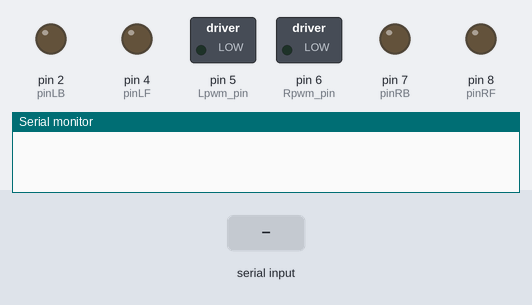
Simulated run of this sketch. Board: Arduino Uno, built with avr-gcc and run on an emulated ATmega328P. Shown: switched loads named in the sketch (green lamp = pin HIGH), output pins drawn as LEDs (lit = HIGH), the last lines printed to the serial monitor. The inputs (shaded band) are chosen by the test bench.

Above: at 1.2 s.
1.3 s: "f" received over Serial
At 2.0 s:
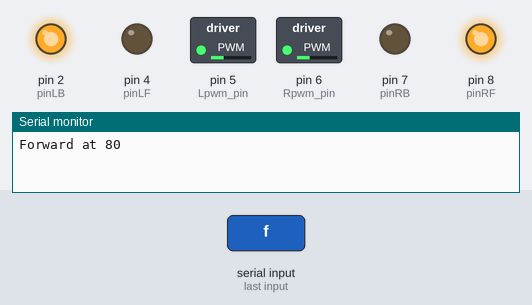
2.8 s: "b" received over Serial
At 3.2 s:
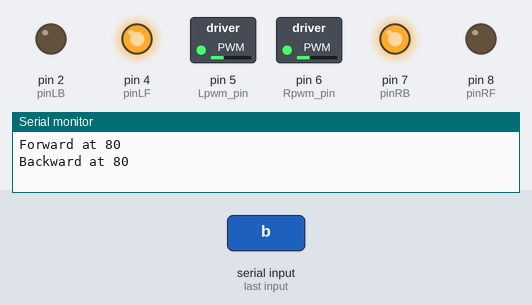
4.3 s: "l" received over Serial
At 5.5 s:
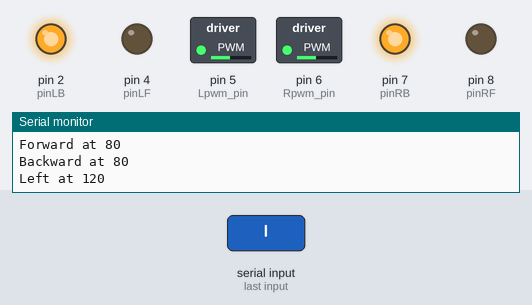
5.8 s: "r" received over Serial
At 6.6 s:
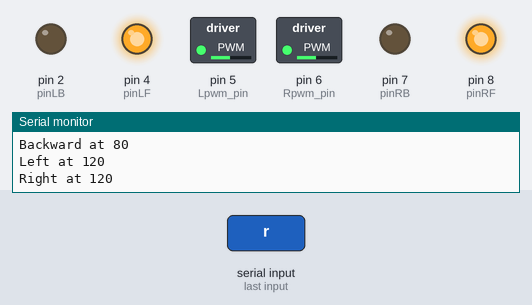
7.3 s: "s" received over Serial
At 7.8 s:
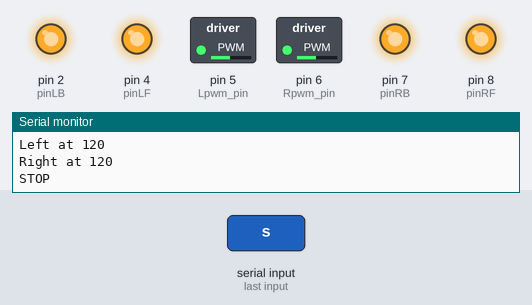
8.8 s: "d" received over Serial
At 10.1 s:
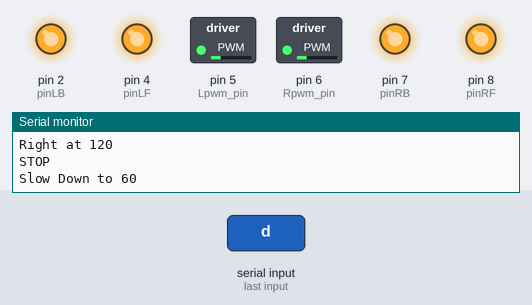
Timing chart, 0 to 11.3 s (numbered marks = the images above; inputs shaded):
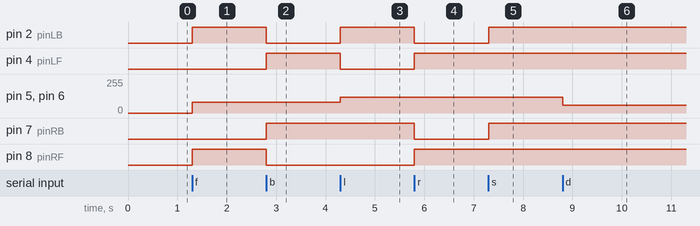

The sketch:

L298N_Motor_Driver.ino
```cpp
// Because of how wheels are hooked up, the functions for moving will be slightly counterintuitive

#define Lpwm_pin  5     //pin of controlling speed---- ENA of motor driver board
#define Rpwm_pin  6    //pin of controlling speed---- ENB of motor driver board
int pinLB=2;             //pin of controlling turning---- IN1 of motor driver board
int pinLF=4;             //pin of controlling turning---- IN2 of motor driver board
int pinRB=7;            //pin of controlling turning---- IN3 of motor driver board
int pinRF=8;            //pin of controlling turning---- IN4 of motor driver board

int state = 0;
int norm_speed = 80;
int speed_val = 80;
int speed_inc = 20;
int min_speed = 50;
int max_speed = 255;
int turn_speed = 120;

void setup()
{
  pinMode(pinLB,OUTPUT); // /pin 2
  pinMode(pinLF,OUTPUT); // pin 4
  pinMode(pinRB,OUTPUT); // pin 7
  pinMode(pinRF,OUTPUT);  // pin 8
  pinMode(Lpwm_pin,OUTPUT);  // pin 5 (PWM)
  pinMode(Rpwm_pin,OUTPUT);  // pin 6(PWM)

  Serial.begin(9600); // Default communication rate of the Bluetooth module
}


void loop()
  {
  if(Serial.available() > 0){ // Checks whether data is comming from the serial port
    state = Serial.read(); // Reads the data from the serial port
//    Serial.print(state);
  }

  switch (state)
  {
    case 'f':
      // go forward
      go_forward(speed_val);
      Serial.print("Forward at ");
      Serial.println(speed_val);
      break;
    case 'b':
      // go backward
      go_backward(speed_val);
      Serial.print("Backward at ");
      Serial.println(speed_val);
      break;
    case 'l':
      // go left
      rotate_left(turn_speed);
      Serial.print("Left at ");
      Serial.println(turn_speed);
      break;
    case 'r':
      // go right
      rotate_right(turn_speed);
      Serial.print("Right at ");
      Serial.println(turn_speed);
      break;
    case 's':
      // stop
      speed_val = norm_speed;
      stopp();
      Serial.println("STOP");
      break;
    case 'u':
      // up speed
      speed_val += speed_inc;
      if (speed_val >= max_speed)
      {
        speed_val = max_speed;
      }
      update_speed(speed_val);
      Serial.print("Up Speed to ");
      Serial.println(speed_val);
      break;
    case 'd':
      // down speed
      speed_val -= speed_inc;
      if (speed_val <= min_speed)
      {
        stopp();
      }
      update_speed(speed_val);
      Serial.print("Slow Down to ");
      Serial.println(speed_val);
      break;
    default:
      break;
  }


  state = 0;

 }

void update_speed(unsigned char speed_val)
  {
     analogWrite(Lpwm_pin,speed_val);
     analogWrite(Rpwm_pin,speed_val);
  }

void rotate_left(unsigned char speed_val)    // speed_val：0~255
    {digitalWrite(pinRB,HIGH);
     digitalWrite(pinRF,LOW);
     digitalWrite(pinLB,HIGH);
     digitalWrite(pinLF,LOW);
     analogWrite(Lpwm_pin,speed_val);
     analogWrite(Rpwm_pin,speed_val);


    }

void rotate_right(unsigned char speed_val)    // speed_val：0~255
    {
     digitalWrite(pinRB,LOW);
     digitalWrite(pinRF,HIGH);
     digitalWrite(pinLB,LOW);
     digitalWrite(pinLF,HIGH);
     analogWrite(Lpwm_pin,speed_val);
     analogWrite(Rpwm_pin,speed_val);
    }

void go_backward(unsigned char speed_val)        // speed_val：0~255
    {digitalWrite(pinRB,HIGH);
     digitalWrite(pinRF,LOW );
     digitalWrite(pinLB,LOW);
     digitalWrite(pinLF,HIGH);
     analogWrite(Lpwm_pin,speed_val);
     analogWrite(Rpwm_pin,speed_val);


    }
void go_forward(unsigned char speed_val)    // speed_val：0~255
    {
      digitalWrite(pinRB,LOW);
     digitalWrite(pinRF,HIGH);
     digitalWrite(pinLB,HIGH);
     digitalWrite(pinLF,LOW);
     analogWrite(Lpwm_pin,speed_val);
     analogWrite(Rpwm_pin,speed_val);

    }
void stopp()        //stop
    {
     digitalWrite(pinRB,HIGH);
     digitalWrite(pinRF,HIGH);
     digitalWrite(pinLB,HIGH);
     digitalWrite(pinLF,HIGH);
    }
```

Measured:
- after the input at 1.3 s, pin 2 (pinLB), pin 8 (pinRF): LOW → HIGH at once; pin 5 (Lpwm_pin), pin 6 (Rpwm_pin): 0/255 → 80/255 at once
- after the input at 2.8 s, pin 2 (pinLB), pin 8 (pinRF): HIGH → LOW at once; pin 4 (pinLF), pin 7 (pinRB): LOW → HIGH at once
- after the input at 4.3 s, pin 2 (pinLB): LOW → HIGH at once; pin 4 (pinLF): HIGH → LOW at once; pin 5 (Lpwm_pin), pin 6 (Rpwm_pin): 80/255 → 120/255 at once
- after the input at 5.8 s, pin 2 (pinLB), pin 7 (pinRB): HIGH → LOW at once; pin 4 (pinLF), pin 8 (pinRF): LOW → HIGH at once
- after the input at 7.3 s, pin 2 (pinLB), pin 7 (pinRB): LOW → HIGH at once
- after the input at 8.8 s, pin 5 (Lpwm_pin), pin 6 (Rpwm_pin): 120/255 → 60/255 at once
